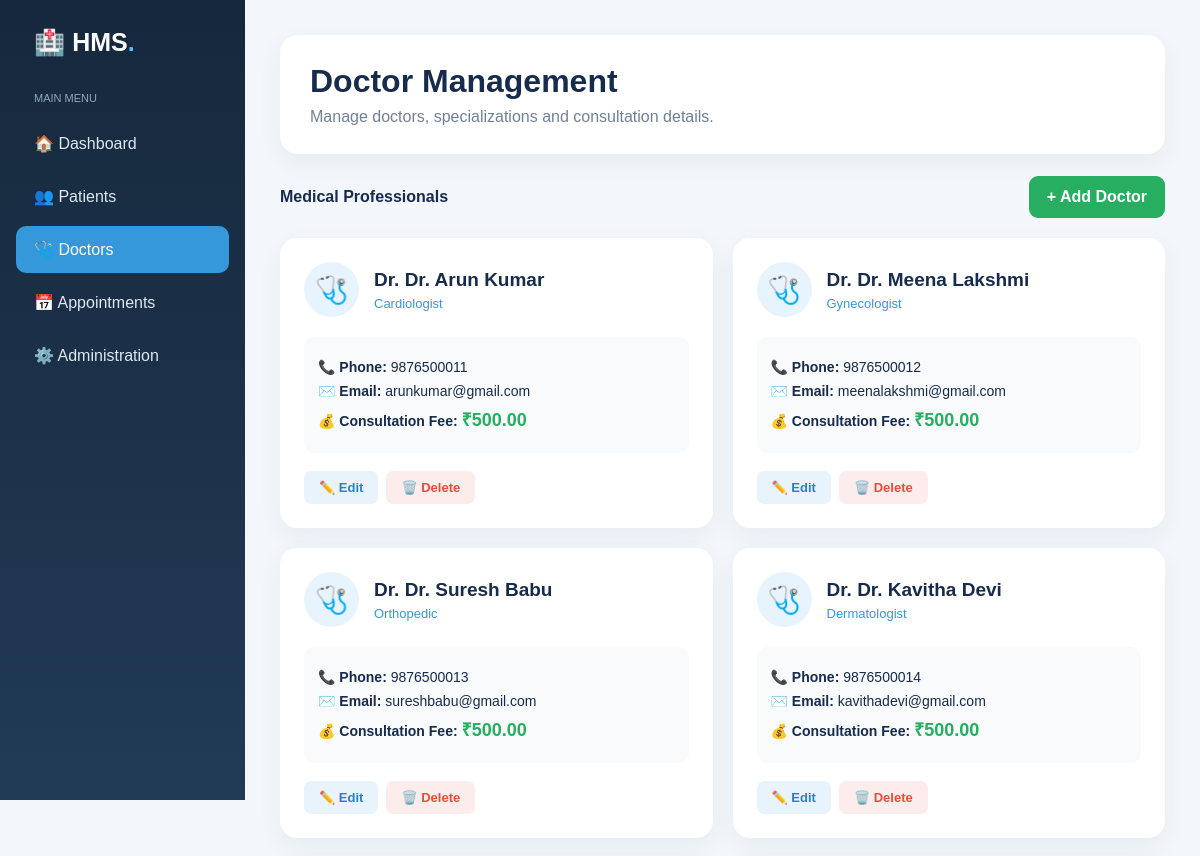
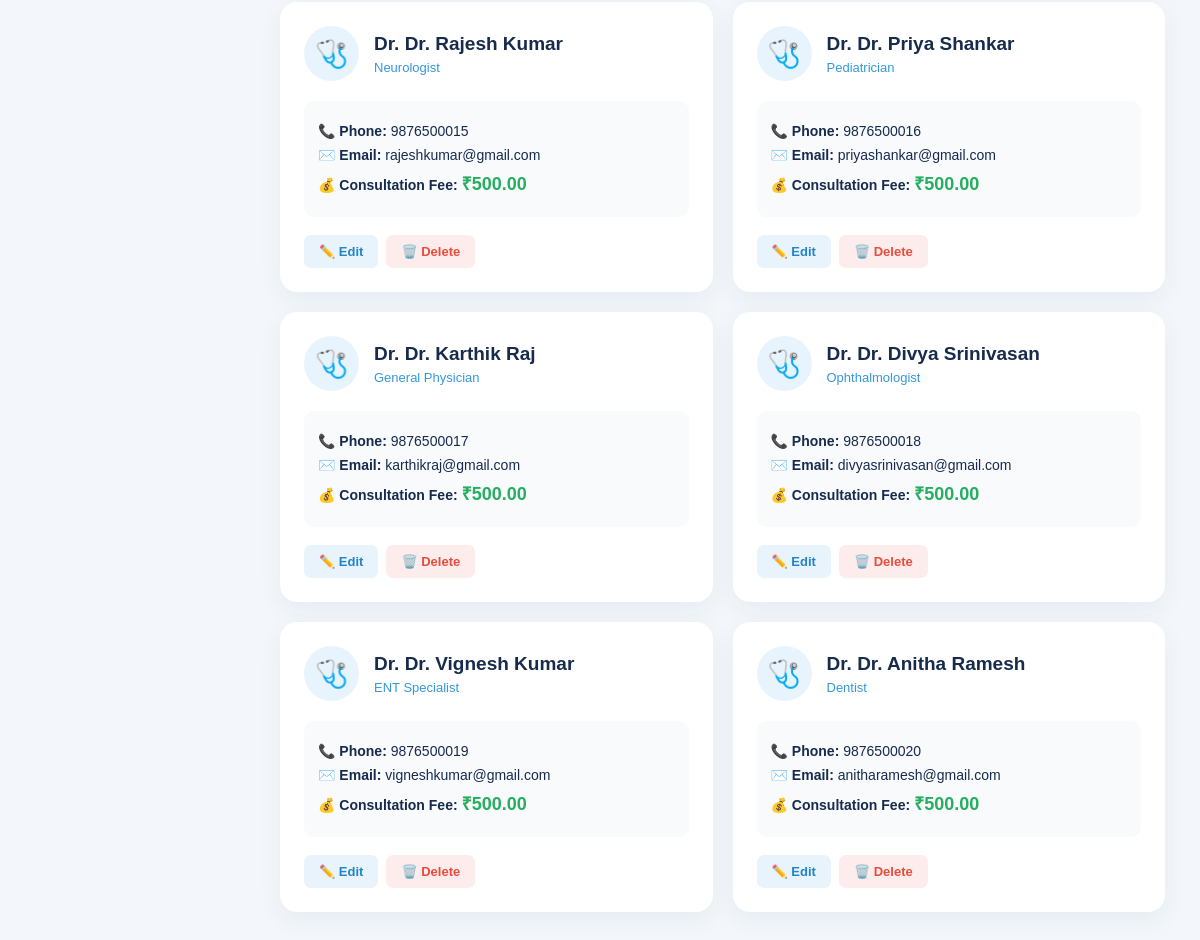
The app's page /doctors/ with its own data (2 pictures, top to bottom).
### patients/models.py (models this page shows, shortened)
class Doctor(models.Model):
    name = models.CharField(max_length=100)
    specialization = models.CharField(max_length=100)
    phone = models.CharField(max_length=15)
    email = models.EmailField()
    experience = models.IntegerField()
    consultation_fee = models.DecimalField(
        max_digits=10,
        decimal_places=2
    )

### patients/views.py (the view)
def doctor_list(request):
    doctors = Doctor.objects.all()
    search = request.GET.get('search', '')
    specialization = request.GET.get(
        'specialization',
        ''
    )
    if search:
        doctors = doctors.filter(
            name__icontains=search
        )
    if specialization:
        doctors = doctors.filter(
            specialization__iexact=specialization
        )
    specializations = Doctor.objects.values_list(
        'specialization',
        flat=True
    ).distinct()
    return render(
        request,
        'patients/doctor_list.html',
        {
            'doctors': doctors,
            'search': search,
            'specialization': specialization,
            'specializations': specializations,
        }
    )

### hospital/patients/templates/patients/doctor_list.html (shortened to what this page needs)
<!DOCTYPE html>
<html lang="en">
<head>
</head>
<body>
<div class="sidebar">
    <div class="logo">
        🏥 HMS<span>.</span>
    </div>
    <div class="menu-title">
        Main Menu
    </div>
    <div class="menu">
        <a href="{% url 'dashboard' %}">
            🏠 Dashboard
        </a>
        <a href="{% url 'patient_list' %}">
            👥 Patients
        </a>
        <a href="{% url 'doctor_list' %}" class="active">
            🩺 Doctors
        </a>
        <a href="{% url 'appointment_list' %}">
            📅 Appointments
        </a>
        <a href="/admin/">
            ⚙️ Administration
        </a>
    </div>
</div>
<div class="main">
    <div class="header">
        <h1>Doctor Management</h1>
        <p>
            Manage doctors, specializations and consultation details.
        </p>
    </div>
    <div class="top">
        <strong>
            Medical Professionals
        </strong>
        <a href="{% url 'add_doctor' %}" class="add">
            + Add Doctor
        </a>
    </div>
    <div class="doctor-grid">
        {% for doctor in doctors %}
        <div class="card">
            <div class="doctor-top">
                <div class="avatar">
                    🩺
                </div>
                <div>
                    <div class="name">
                        Dr. {{ doctor.name }}
                    </div>
                    <div class="specialization">
                        {{ doctor.specialization }}
                    </div>
                </div>
            </div>
            <div class="info">
                <p>
                    📞 <strong>Phone:</strong>
                    {{ doctor.phone }}
                </p>
                <p>
                    ✉️ <strong>Email:</strong>
                    {{ doctor.email }}
                </p>
                <p>
                    💰 <strong>Consultation Fee:</strong>
                    <span class="fee">
                        ₹{{ doctor.consultation_fee }}
                    </span>
                </p>
            </div>
            <div class="actions">
                <a
                    href="{% url 'edit_doctor' doctor.id %}"
                    class="edit">
                    ✏️ Edit
                </a>
                <a
                    href="{% url 'delete_doctor' doctor.id %}"
                    class="delete">
                    🗑️ Delete
                </a>
            </div>
        </div>
        {% endfor %}
    </div>
</div>
</body>
</html>

### hospital/patients/templates/patients/doctor_list.html (style rules this page uses)
* { box-sizing: border-box; }
body { margin: 0; font-family: Arial, sans-serif; background: #f3f7fb; color: #172b4d; }
.sidebar { position: fixed; width: 245px; height: 100vh; background: linear-gradient(180deg,#16283d,#213b56); padding: 28px 16px; color: white; }
.logo { font-size: 25px; font-weight: bold; padding: 0 18px 35px; }
.logo span { color: #4fc3f7; }
.menu-title { font-size: 11px; color: #8fa7bd; padding: 0 18px 10px; text-transform: uppercase; }
.menu a { display: block; padding: 14px 18px; margin: 6px 0; border-radius: 10px; color: #dce8f2; text-decoration: none; }
.menu a:hover, .menu a.active { background: #3498db; color: white; }
.main { margin-left: 245px; padding: 35px; }
.header { background: white; padding: 28px 30px; border-radius: 18px; margin-bottom: 22px; box-shadow: 0 8px 25px rgba(20,50,80,.06); }
.header h1 { margin: 0 0 8px; }
.header p { margin: 0; color: #718096; }
.top { display: flex; justify-content: space-between; align-items: center; margin-bottom: 20px; }
.add { background: #27ae60; color: white; text-decoration: none; padding: 12px 18px; border-radius: 9px; font-weight: bold; }
.doctor-grid { display: grid; grid-template-columns: repeat(2,1fr); gap: 20px; }
.card { background: white; padding: 24px; border-radius: 17px; box-shadow: 0 8px 25px rgba(20,50,80,.06); transition: .2s; }
.doctor-top { display: flex; align-items: center; gap: 15px; margin-bottom: 20px; }
.avatar { width: 55px; height: 55px; border-radius: 50%; background: #e8f4fd; display: flex; align-items: center; justify-content: center; font-size: 27px; }
.name { font-size: 19px; font-weight: bold; }
.specialization { color: #3498db; font-size: 13px; margin-top: 5px; }
.info { background: #f8fafc; padding: 14px; border-radius: 10px; margin-bottom: 15px; }
.info p { margin: 8px 0; font-size: 14px; }
.fee { font-size: 18px; font-weight: bold; color: #27ae60; }
.actions { display: flex; gap: 8px; margin-top: 18px; }
.edit, .delete { padding: 9px 15px; text-decoration: none; border-radius: 7px; font-size: 13px; font-weight: bold; }
.edit { background: #e8f3fc; color: #2384c6; }
.delete { background: #fdecec; color: #e74c3c; }

### records on screen
Doctor: name "Dr. Arun Kumar", specialization "Cardiologist", phone "9876500011", email "arunkumar@gmail.com", consultation_fee "500.00"
Doctor: name "Dr. Meena Lakshmi", specialization "Gynecologist", phone "9876500012", email "meenalakshmi@gmail.com", consultation_fee "500.00"
Doctor: name "Dr. Suresh Babu", specialization "Orthopedic", phone "9876500013", email "sureshbabu@gmail.com", consultation_fee "500.00"
Doctor: name "Dr. Kavitha Devi", specialization "Dermatologist", phone "9876500014", email "kavithadevi@gmail.com", consultation_fee "500.00"
Doctor: name "Dr. Rajesh Kumar", specialization "Neurologist", phone "9876500015", email "rajeshkumar@gmail.com", consultation_fee "500.00"
Doctor: name "Dr. Priya Shankar", specialization "Pediatrician", phone "9876500016", email "priyashankar@gmail.com", consultation_fee "500.00"
Doctor: name "Dr. Karthik Raj", specialization "General Physician", phone "9876500017", email "karthikraj@gmail.com", consultation_fee "500.00"
Doctor: name "Dr. Divya Srinivasan", specialization "Ophthalmologist", phone "9876500018", email "divyasrinivasan@gmail.com", consultation_fee "500.00"
Doctor: name "Dr. Vignesh Kumar", specialization "ENT Specialist", phone "9876500019", email "vigneshkumar@gmail.com", consultation_fee "500.00"
Doctor: name "Dr. Anitha Ramesh", specialization "Dentist", phone "9876500020", email "anitharamesh@gmail.com", consultation_fee "500.00"
